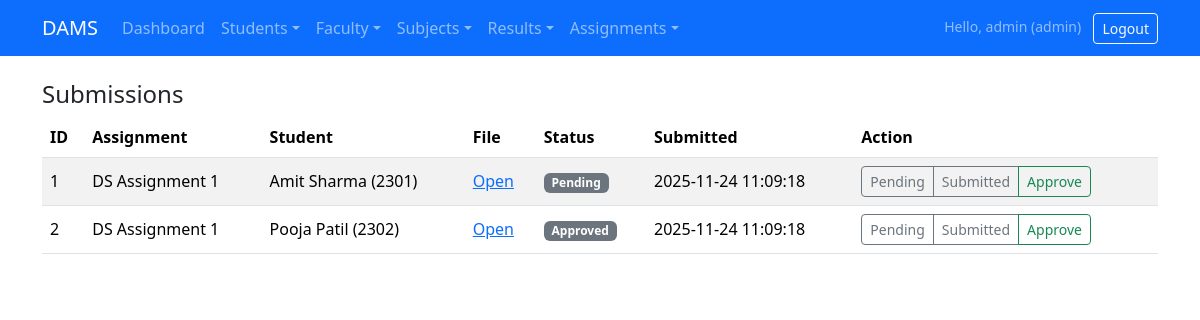
The page /pages/assignments/submissions.php (signed in) on the database its author committed.
### tables this page shows
CREATE TABLE submissions (
    id INT AUTO_INCREMENT PRIMARY KEY,
    assignment_id INT NOT NULL,
    student_id INT NOT NULL,
    file_path VARCHAR(255),
    submitted_at TIMESTAMP DEFAULT CURRENT_TIMESTAMP,
    status ENUM('Pending','Approved') DEFAULT 'Pending',
    FOREIGN KEY (assignment_id) REFERENCES assignments(id),
    FOREIGN KEY (student_id) REFERENCES students(id)
);

CREATE TABLE assignments (
    id INT AUTO_INCREMENT PRIMARY KEY,
    title VARCHAR(200) NOT NULL,
    description TEXT,
    subject_id INT,
    due_date DATE,
    created_at TIMESTAMP DEFAULT CURRENT_TIMESTAMP,
    FOREIGN KEY (subject_id) REFERENCES subjects(id)
);

CREATE TABLE students (
    id INT AUTO_INCREMENT PRIMARY KEY,
    name VARCHAR(100) NOT NULL,
    roll VARCHAR(50) UNIQUE NOT NULL,
    course VARCHAR(100) NOT NULL
);

### pages/assignments/submissions.php (the view, shortened to what this page needs)
<?php
require_once __DIR__ . '/../../config/db.php';
require_once __DIR__ . '/../../includes/header.php';
require_once __DIR__ . '/../../includes/navbar.php';
$sql = "SELECT sub.id, a.title, s.name AS student, s.roll, sub.file_path, sub.status, sub.submitted_at
      FROM submissions sub
      JOIN assignments a ON sub.assignment_id=a.id
      JOIN students s ON sub.student_id=s.id";
$res = $conn->query($sql);
?>
<div class="container py-4">
    <h4>Submissions</h4>
    <table class="table table-striped align-middle">
        <thead>
            <tr>
                <th>ID</th>
                <th>Assignment</th>
                <th>Student</th>
                <th>File</th>
                <th>Status</th>
                <th>Submitted</th>
                <th>Action</th>
            </tr>
        </thead>
        <tbody>
            <?php while ($r = $res->fetch_assoc()): ?>
            <tr>
                <td><?= $r['id'] ?></td>
                <td><?= htmlspecialchars($r['title']) ?></td>
                <td><?= htmlspecialchars($r['student']) ?> (<?= htmlspecialchars($r['roll']) ?>)</td>
                <td><a target="_blank" href="<?= htmlspecialchars($r['file_path']) ?>">Open</a></td>
                <td><span class="badge bg-secondary"><?= htmlspecialchars($r['status']) ?></span></td>
                <td><?= htmlspecialchars($r['submitted_at']) ?></td>
                <td>
                    <div class="btn-group btn-group-sm">
                        <a class="btn btn-outline-secondary" href="?set=Pending&id=<?= $r['id'] ?>">Pending</a>
                        <a class="btn btn-outline-secondary" href="?set=Submitted&id=<?= $r['id'] ?>">Submitted</a>
                        <a class="btn btn-outline-success" href="?set=Approved&id=<?= $r['id'] ?>">Approve</a>
                    </div>
                </td>
            </tr>
            <?php endwhile; ?>
        </tbody>
    </table>
</div>
<?php require_once __DIR__ . '/../../includes/footer.php'; ?>

### assets/css/style.css (style rules this page uses)
body { min-height: 100vh; }

### rows shown on the page
submissions: id "1", assignment.title "DS Assignment 1", student.name "Amit Sharma", student.roll "2301", status "Pending", submitted_at "2025-11-24 11:09:18"
submissions: id "2", assignment.title "DS Assignment 1", student.name "Pooja Patil", student.roll "2302", status "Approved", submitted_at "2025-11-24 11:09:18"

### other values the page prints
$_SESSION['user']['username'] "admin"
$role "admin"
